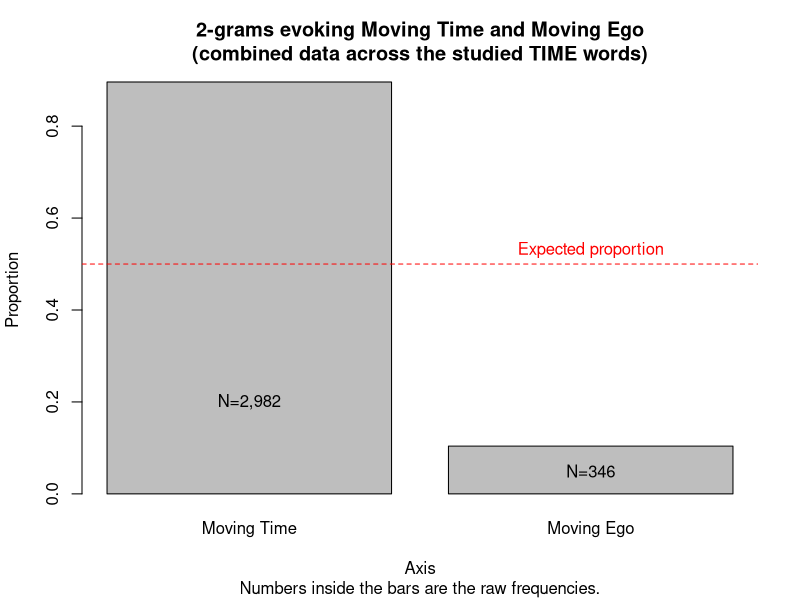
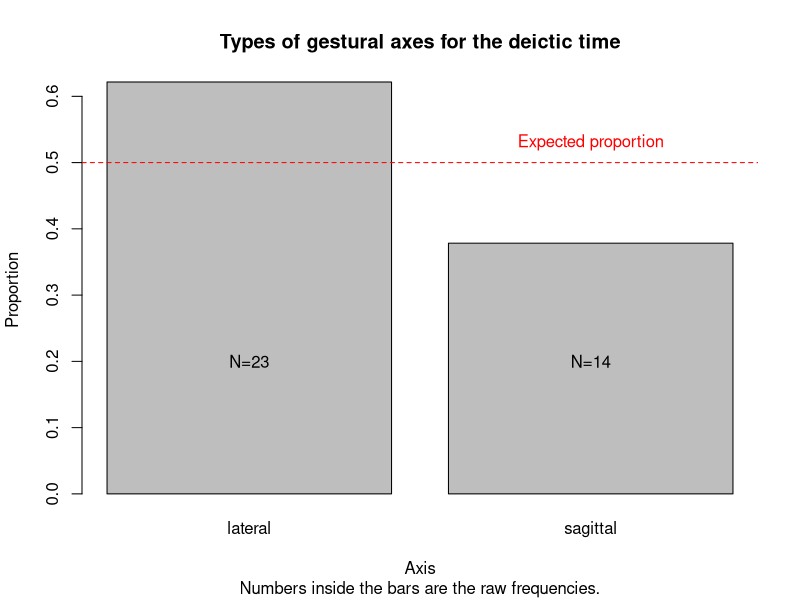
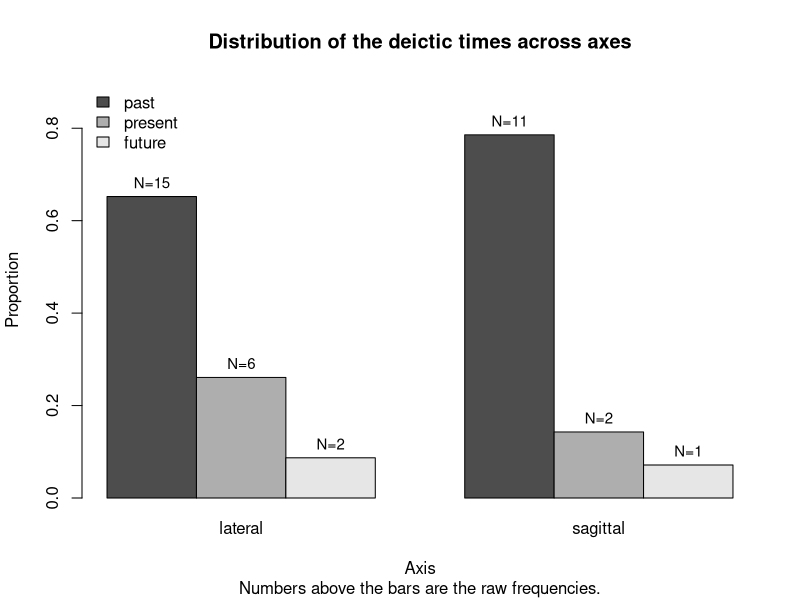
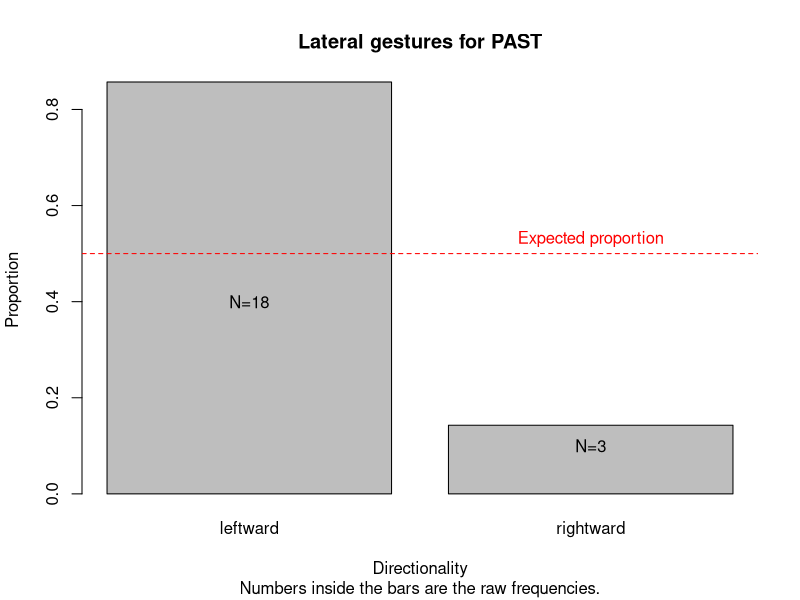

The R source for these figures, in order:
# library(corplingr) # see https://gederajeg.github.io/corplingr/
library(tidyverse) # see https://www.tidyverse.org/

# Casasanto et al's re-analysis (appearing in the INTRODUCTION of our paper) ========================

# If you have not installed corplingr, install it from github using the remotes package; uncomment the codes in lines 7, 8, and 9 below
# library(remotes)
# install_github("gederajeg/corplingr")
# library(corplingr)

# if you have not installed tidyverse, install it via: install.packages("tidyverse")

# generate concordance for "waktu panjang", "waktu banyak" (Casasanto et al 2004), and "banyak waktu" and "panjang waktu" from the corpus used in the paper (newscrawl 2016)
# mycorpus_filepath <- "/Users/Primahadi/Documents/Corpora/_corpusindo/Leipzig Corpora/ind_newscrawl_2016_1M-sentences.txt"
# mysearch_regexes <- "(?<!\\-)\\b(waktu (banyak|panjang)|(panjang|banyak) waktu)\\b(?!\\-)"
# durations <- concord_leipzig(leipzig_path = mycorpus_filepath,
#                              pattern = mysearch_regexes)
# 
# # save the output to be shared
# write_tsv(durations, file = "data/durations_conc.txt")

# load the concordance output
durations <- readr::read_tsv("data/durations_conc.txt")

# create tabulation of the search phrases/patterns
durations_count <- durations %>% 
  mutate(node = str_to_lower(node)) %>% # lower case the nodeword
  count(node) %>% 
  mutate(grouping_key = if_else(str_detect(node, "waktu$"), "1", "2"))

# compare proportion of "waktu banyak" vs. "waktu panjang"
prop1 <- durations_count %>% 
  filter(str_detect(node, "^waktu")) %>% 
  mutate(perc = n/sum(n) * 100)
prop1
prop1 %>% select(phrases = node, n, perc) %>% write_tsv(file = "data/duration_waktu-banyak_vs_waktu-panjang.txt")

# chisqtest for prop1
phrases_group1 <- prop1$n
names(phrases_group1) <- prop1$node
chisq.test(phrases_group1)
chisq.test(phrases_group1)$p.value < 0.001
chisq.test(phrases_group1)$residuals
chisq.test(phrases_group1)$stdres



# compare proportion of "banyak waktu" vs. "waktu panjang"
prop2 <- durations_count %>% 
  filter(node %in% c("banyak waktu", "waktu panjang")) %>% 
  mutate(perc = n/sum(n) * 100)
prop2
prop2 %>% select(phrases = node, n, perc) %>% write_tsv(file = "data/duration_banyak-waktu_vs_waktu-panjang.txt")

# chisqtest for prop2
phrases_group2 <- prop2$n
names(phrases_group2) <- prop2$node
chisq.test(phrases_group2)
chisq.test(phrases_group2)$p.value < 0.001
chisq.test(phrases_group2)$residuals
chisq.test(phrases_group2)$stdres



# compare proportion of "banyak waktu" vs. "waktu banyak"
prop3 <- durations_count %>% 
  filter(str_detect(node, "banyak")) %>% 
  mutate(perc = n/sum(n) * 100)
prop3
prop3 %>% select(phrases = node, n, perc) %>% write_tsv(file = "data/duration_banyak-waktu_vs_waktu-banyak.txt")

# chisqtest for prop3
phrases_group3 <- prop3$n
names(phrases_group3) <- prop3$node
chisq.test(phrases_group3)
chisq.test(phrases_group3)$p.value < 0.001
chisq.test(phrases_group3)$residuals
chisq.test(phrases_group3)$stdres



# google hits (13 Nov 2021)
## parameters:
### search pattern 1: "waktu banyak" site:.id -> about 91,400 hits (0.36 seconds)
### search pattern 2: "banyak waktu" site:.id -> about 885,000 hits (0.42 seconds)
### search pattern 3: "waktu panjang" site:.id -> about 147,000 hits (0.39 seconds)
### search pattern 4: "panjang waktu" site:.id -> about 25,800 hits (0.31 seconds)

gg_waktu_banyak <- 91400
gg_banyak_waktu <- 885000
gg_waktu_panjang <- 147000
gg_panjang_waktu <- 25800

# ratio "waktu banyak" to "banyak waktu" is 1 to 9.68
# so for every one occurrence of "waktu banyak", there are around 9.68 occurrences of "banyak waktu"
round(gg_banyak_waktu/gg_waktu_banyak, 2)

# ratio "waktu banyak" to "waktu panjang" is 1 to 1.61
# so for every one occurrence of "waktu banyak", there are around 1.61 occurrences of "waktu panjang"
round(gg_waktu_panjang/gg_waktu_banyak, 2)




# Data and Method section =================
temporal_terms <- readr::read_tsv(file = "data/freqlist_temporal_terms.txt")
filter(temporal_terms, match %in% c("masa", "waktu", "zaman"))

## n-gram snippet (Table 1)
df1 <- readr::read_tsv("data/masa_2grams.txt") %>% 
  filter(ngram %in% c("masa_mendatang", "pada_masa")) %>% 
  select(ngram, n)
df2 <- readr::read_tsv("data/waktu_3grams.txt") %>% 
  filter(ngram %in% c("beberapa_waktu_lalu", "dalam_waktu_dekat")) %>% 
  select(ngram, n)
df3 <- readr::read_tsv("data/zaman_4grams.txt") %>% 
  filter(ngram %in% c("seiring_dengan_perkembangan_zaman", 
                      "zaman_yang_semakin_maju")) %>% 
  select(ngram, n)
(df_all <- bind_rows(df1, df2, df3))




# Linguistic Data Analyses =================
my_corpus_path <- "/Users/Primahadi/Documents/Corpora/_corpusindo/Leipzig Corpora/ind_newscrawl_2016_1M-sentences.txt"

## check the frequency for some motion verbs with "masa" in the 2-gram database of "masa"
masa_2gr <- readr::read_tsv("data/masa_2grams.txt")
mot_verb_masa_2gr <- masa_2gr %>% 
  filter(str_detect(ngram, "(lewat|(?<!ter)masuk|datang|(?<!se)lalui?|eluar(?!ga)|pergi|jalan|lintas|[tn]inggalk?an)")) %>%
  mutate(across(where(is_character), ~str_replace_all(., "me-masuki", "memasuki")),
         across(where(is_character), ~str_replace_all(., "me-lewati", "melewati")),
         across(where(is_character), ~str_replace_all(., "men-datang", "mendatang")),
         across(where(is_character), ~str_replace_all(., "jalani-lah", "jalanilah")),
         across(where(is_character), ~str_replace_all(., "men-jalani", "menjalani")),
         across(where(is_character), ~str_replace_all(., "masa-masa", "masa"))) %>% # replace plural, reduplicated masa into singular
  group_by(ngram, w1, w2) %>% 
  summarise(n = sum(n), .groups = "drop") %>% 
  arrange(desc(n)) %>% 
  as.data.frame() %>% 
  # remove 'masa' referring to 'mass of people'
  filter(!ngram %in% c("masa_kemasukan", "masa_masukan", "masa_masuk"))
mot_verb_masa_2gr <- mot_verb_masa_2gr %>% 
  # remove other irrelevant pattern after checking the concordance of full sentences
  filter(ngram != "dimasukkan_masa", # corplingr::concord_leipzig(my_corpus_path, pattern = "\\b(?i)dimasukkan[^a-zA-Z-]+masa\\b")$node_sentences
         ngram != "masa_perjalanan", # corplingr::concord_leipzig(my_corpus_path, pattern = "\\b(?i)masa[^a-zA-Z-]+perjalanan\\b")$node_sentences
         ngram != "masa_menjalani", # corplingr::concord_leipzig(my_corpus_path, pattern = "\\b(?i)masa[^a-zA-Z-]+menjalani\\b")$node_sentences
         ngram != "jalan_masa", # corplingr::concord_leipzig(my_corpus_path, pattern = "\\b(?i)jalan[^a-zA-Z-]+masa\\b")$node_sentences
         ngram != "lalu_masa") # corplingr::concord_leipzig(my_corpus_path, pattern = "\\b(?i)lalu[^a-zA-Z-]+masa\\b")$node_sentences
moving_ego_masa_2gr_regex <- "(^(me)?masuki?|^(me)?lewat(i|kan)|jalan(i(lah)?|kan)|lalui|lintas|[tn]iggalkan)_masa$"
moving_time_masa_2gr <- mot_verb_masa_2gr %>% filter(!str_detect(ngram, moving_ego_masa_2gr_regex))
(moving_time_masa_2gr_freq <- unlist(rename(tally(moving_time_masa_2gr, n), moving_time = n)))
moving_ego_masa_2gr <- mot_verb_masa_2gr %>% filter(str_detect(ngram, moving_ego_masa_2gr_regex))
(moving_ego_masa_2gr_freq <- unlist(rename(tally(moving_ego_masa_2gr, n), moving_ego = n)))

## check the frequency for some motion verbs with "zaman" in the 2-gram database of "zaman"
zaman_2gr <- readr::read_tsv("data/zaman_2grams.txt")
mot_verb_zaman_2gr <- zaman_2gr %>% 
  filter(str_detect(ngram, "(lewat|(?<!ter)masuk|datang|(?<!se)lalui?|eluar(?!ga)|pergi|jalan|lintas|[tn]inggalk?an)")) %>% 
  as.data.frame()
(moving_time_zaman_2gr_freq <- unlist(rename(tally(filter(mot_verb_zaman_2gr, ngram %in% c("berjalannya_zaman", "datangnya_zaman", "ketinggalan_zaman", "ditinggalkan_zaman")), n), moving_time = n)))
(moving_ego_zaman_2gr_freq <- unlist(select(rename(filter(mot_verb_zaman_2gr, ngram %in% c("melewati_zaman")), moving_ego = n), moving_ego)))

## check the frequency for some motion verbs with "waktu" in the 2-gram database of "waktu"
waktu_2gr <- readr::read_tsv("data/waktu_2grams.txt")
mot_verb_waktu_2gr <- waktu_2gr %>% 
  filter(str_detect(ngram, "(lewat|(?<!ter)masuk|datang|(?<!se)lalui?|eluar(?!ga)|pergi|jalan|lintas|[tn]inggalk?an)")) %>% 
  as.data.frame() %>%
  mutate(across(where(is_character), ~str_replace_all(., "ber-jalannya", "berjalannya")),
         across(where(is_character), ~str_replace_all(., "berjalanannya_waktu", "berjalannya_waktu")))
moving_time_waktu_2gr <- filter(mot_verb_waktu_2gr, ngram %in% c("waktu_lalu", "berjalannya_waktu", "waktu_mendatang", "waktu_berjalan", "lewat_waktu", "waktu_berlalu", "berjalan_waktu", "masuknya_waktu", "jalannya_waktu"))
(moving_time_waktu_2gr_freq <- unlist(rename(tally(moving_time_waktu_2gr, n), moving_time = n)))
moving_ego_waktu_2gr <- filter(mot_verb_waktu_2gr, ngram %in% c("pelintas_waktu", "menjalani_waktu", "meninggalkan_waktu", "melewatkan_waktu", "waktu_terlewat", "melalui_waktu", "melewati_waktu", "memasuki_waktu", "kelewat_waktu", "masuk_waktu"))
(moving_ego_waktu_2gr_freq <- unlist(rename(tally(moving_ego_waktu_2gr, n), moving_ego = n)))

## combine MOVING TIME and MOVING EGO across words
(moving_ego_ALL_2gr_freq <- sum(c(moving_ego_masa_2gr_freq, moving_ego_zaman_2gr_freq, moving_ego_waktu_2gr_freq)))
(moving_time_ALL_2gr_freq <- sum(c(moving_time_masa_2gr_freq, moving_time_zaman_2gr_freq, moving_time_waktu_2gr_freq)))
(ego_rp_deictic_model <- c(moving_time = moving_time_ALL_2gr_freq, moving_ego = moving_ego_ALL_2gr_freq))

moving_ego_ALL_2gr <- bind_rows(moving_ego_masa_2gr, moving_ego_waktu_2gr, filter(mot_verb_zaman_2gr, ngram %in% c("melewati_zaman"))) %>% 
  mutate(lu = str_replace(ngram, "_?(waktu|masa|zaman)_?", ""))
moving_ego_ALL_2gr_lu <- moving_ego_ALL_2gr %>% 
  group_by(lu) %>% 
  summarise(n = sum(n), .groups = "drop") %>% 
  arrange(desc(n)) %>% 
  mutate(mapping = "moving_ego")
moving_ego_ALL_2gr_lu %>% slice_max(order_by = n, n = 5)

moving_time_ALL_2gr <- bind_rows(moving_time_masa_2gr, moving_time_waktu_2gr, filter(mot_verb_zaman_2gr, ngram %in% c("berjalannya_zaman", "datangnya_zaman", "ketinggalan_zaman", "ditinggalkan_zaman"))) %>% 
  mutate(lu = str_replace(ngram, "_?(waktu|masa|zaman)_?", ""))
moving_time_ALL_2gr %>% slice_max(order_by = n, n = 3)
moving_time_ALL_2gr_lu <- moving_time_ALL_2gr %>% 
  group_by(lu) %>% 
  summarise(n = sum(n), .groups = "drop") %>% 
  arrange(desc(n)) %>% 
  mutate(mapping = "moving_time")
ego_rp_deictic_model_df <- bind_rows(moving_time_ALL_2gr_lu, moving_ego_ALL_2gr_lu) %>% 
  group_by(mapping) %>% 
  mutate(perc_lu = n/sum(n) * 100)
ego_rp_deictic_model_df

## statistical test for the frequency of Moving Ego and Moving Time for Deictic time
prop.table(ego_rp_deictic_model)
chisq.test(ego_rp_deictic_model)
binom.test(ego_rp_deictic_model)

## visualisation of moving time and moving ego in linguistic analyses
png(filename = "figures/moving_ego_moving_time_plot-1.png", width = 6.8, height = 6, units = "in", res = 300)
ego_rp_bp <- barplot(prop.table(ego_rp_deictic_model), 
                      names.arg = c("Moving Time", "Moving Ego"), 
                      main = "2-grams evoking Moving Time and Moving Ego\n(combined data across the studied TIME words)", 
                      ylab = "Proportion",
                      xlab = "Axis",
                      sub = "Numbers inside the bars are the raw frequencies.")
text(ego_rp_bp, c(.2, .05), labels = paste("N=", prettyNum(ego_rp_deictic_model, big.mark = ","), sep = ""))
abline(h = 1/2, col = "red", lty = 2)
text(x = 1.9, y = 0.53, labels = "Expected proportion", col = "red")
dev.off()




# Gesture Data Analyses ==========================
## load the gesture annotation notes
gesture_notes <- readr::read_lines("data/temporal_gesture_annotation_notes.txt")

## prepare the data
sequential_lateral <- length(grep("sequential-lateral", gesture_notes))
sequential_sagittal <- length(grep("sequential-sagittal", gesture_notes))
sequential_gestures <- sum(sequential_lateral, sequential_sagittal) # see cell D63 in the Excel Sheet file

deictic_lateral_future <- length(grep("deictic-lateral-future", gesture_notes))
deictic_lateral_present <- length(grep("deictic-lateral-present", gesture_notes))
deictic_lateral_past <- length(grep("deictic-lateral-past", gesture_notes))
deictic_lateral_gestures <- sum(deictic_lateral_future, deictic_lateral_present, deictic_lateral_past) # see cell E52 in Excel Sheet file

deictic_sagittal_future <- length(grep("deictic-sagittal-future", gesture_notes))
deictic_sagittal_present <- length(grep("deictic-sagittal-present", gesture_notes))
deictic_sagittal_past <- length(grep("deictic-sagittal-past", gesture_notes))
deictic_sagittal_gestures <- sum(deictic_sagittal_future, deictic_sagittal_present, deictic_sagittal_past) # see cell E46 in Excel Sheet file

deictic_gestures <- c(lateral_gestures = deictic_lateral_gestures, 
                      sagittal_gestures = deictic_sagittal_gestures) 
deictic_gestures
sum(deictic_gestures)
round(prop.table(deictic_gestures), 2)

## graphical (barplot) representation (Figure 1 in the paper)
png(filename = "figures/deictic_gestures_plot-1.png", width = 6, height = 5.5, units = "in", res = 300)
deictic_bp <- barplot(prop.table(deictic_gestures), 
                      names.arg = gsub("_gestures", "", names(deictic_gestures)), 
                      main = "Types of gestural axes for the deictic time", 
                      ylab = "Proportion",
                      xlab = "Axis",
                      sub = "Numbers inside the bars are the raw frequencies.")
text(deictic_bp, .2, labels = paste("N=", deictic_gestures, sep = ""))
abline(h = 1/2, col = "red", lty = 2)
text(x = 1.9, y = 0.53, labels = "Expected proportion", col = "red")
dev.off()

## statistical, chi-square test for the comparison of sub-type of the deictic gestures
chisq.test(deictic_gestures)
chisq.test(deictic_gestures)$p.value
chisq.test(deictic_gestures)$p.value < 0.05 # not significant different from chance
binom.test(deictic_gestures[1], sum(deictic_gestures))$p.value # not significant different from chance (two-tailed)

## distribution of the axes across the element of deictic time (i.e. past, present, future)
# deictic_times_in_gestures <- c(past = 20, # cell H45 in Excel Sheet file
#                                present = 7, # cell I45 in Excel Sheet file
#                                future = 3) # cell J45 in Excel Sheet file
# sagittal <- c(past = 9, # cell H43 in Excel Sheet file
#               present = 1, # cell I43 in Excel Sheet file
#               future = 1) # cell J43 in Excel Sheet file
# lateral <- c(past = 11, # cell H44 in Excel Sheet file
#              present = 6, # cell I43 in Excel Sheet file
#              future = 2) # cell J43 in Excel Sheet file
# (deictic_across_axes <- t(rbind(lateral, sagittal)))
deictic_across_axes <- cbind(past = c(deictic_sagittal_past, deictic_lateral_past), 
                             present = c(deictic_sagittal_present, deictic_lateral_present), 
                             future = c(deictic_sagittal_future, deictic_lateral_future))
(rownames(deictic_across_axes) <- c("sagittal", "lateral"))
(deictic_across_axes <- t(deictic_across_axes)[, c(2, 1)])
prop.table(deictic_across_axes, 2)

## two-tailed fisher exact
(deictic_pfye <- round(fisher.test(deictic_across_axes)$p.value, 3))

## graphical (barplot) representation (Figure 2 in the paper)
png(filename = "figures/deictic_gestures_plot-2.png", width = 6.5, height = 5, units = "in", res = 300)
deictic_bp1 <- barplot(prop.table(deictic_across_axes, 2), 
                       beside = TRUE, 
                       legend.text = TRUE, 
                       args.legend = list(x = "topleft", bty = "n"), 
                       ylab = "Proportion",
                       xlab = "Axis",
                       ylim = c(0, .9),
                       sub = "Numbers above the bars are the raw frequencies.",
                       main = "Distribution of the deictic times across axes")
text(deictic_bp1, 
     prop.table(deictic_across_axes, 2)+.03, 
     labels = paste("N=", deictic_across_axes, sep = ""), 
     cex = .9)
dev.off()

## distribution of the deictic time in relation to the front-back vs. left-right axes
# axis <- c(rep("sagittal", 4), rep("lateral", 4))
# time <- c("past", "past", "future", "present", "present", "future", "past", "past")
# position <- c("behind", "front", "front", "centre", "centre", "right", "left", "right")
# n <- c(8, 1, 1, 1, 6, 2, 9, 2)
# (deictic_position <- data.frame(axis, time, position, n))
deictic_position_rgx <- "(sagittal|lateral)-(past|future|present)-(behind|front|centre|left|right)"
m <- stringr::str_extract_all(gesture_notes, deictic_position_rgx, simplify = TRUE)
m <- m[nzchar(m)]
m_df <- as.data.frame(table(m))
deictic_position <- m_df %>% 
  arrange(desc(m)) %>% 
  rename(search_pattern = m, n = Freq) %>% 
  extract(col = search_pattern, 
          into = c("axis", "time", "position"), 
          regex = "([^-]+)-([^-]+)-([^-]+)",
          remove = TRUE)
deictic_position

### Binomial for PAST IS BEHIND vs. PAST IS FRONT
(past_behind_front <- pull(filter(deictic_position, time == "past", axis == "sagittal"), n))
(names(past_behind_front) <- pull(filter(deictic_position, time == "past", axis == "sagittal"), position))
round(prop.table(past_behind_front), 2)
round(prop.table(past_behind_front)*100, 2)
chisq.test(past_behind_front)
chisq.test(past_behind_front)$p.value < 0.01
binom.test(past_behind_front)
binom.test(past_behind_front)$p.value < 0.05

### added from the gesture that talks about the PRESENT but before that moves their hands laterally.
past_left <- length(grep("\\<past-left\\/\\>", gesture_notes, perl = TRUE))
past_right <- length(grep("\\<past-right\\/\\>", gesture_notes, perl = TRUE))

### combine all past lateral gestures
past_left_all <- past_left + pull(filter(deictic_position, time == "past", position == "left"), n)
names(past_left_all) <- "leftward"
past_right_all <- past_right + pull(filter(deictic_position, time == "past", position == "right"), n)
names(past_right_all) <- "rightward"

c(past_left_all, past_right_all)
round(prop.table(c(past_left_all, past_right_all)), 2)

### two-tailed chi-square for goodness-of-fit for the distribution of past in left-vs-right axis
chisq.test(c(past_left_all, past_right_all))
chisq.test(c(past_left_all, past_right_all))$p.value < 0.01

### two-tailed binomial test for the distribution of past in left-vs-right axis
round(binom.test(past_left_all, sum(past_left_all, past_right_all))$p.value, 3)
round(binom.test(past_left_all, sum(past_left_all, past_right_all))$p.value, 3) < 0.01

### graphical (barplot) representation (Figure 3 in the paper)
lateral_past_data <- c(past_left_all, past_right_all)
(lateral_past_data_prop <- prop.table(lateral_past_data))

png(filename = "figures/deictic_gestures_plot-3.png", width = 6.5, height = 5, units = "in", res = 300)
lateral_past_bp <- barplot(height = lateral_past_data_prop,
                           ylab = "Proportion",
                           sub = "Numbers inside the bars are the raw frequencies.",
                           xlab = "Directionality",
                           main = "Lateral gestures for PAST")
text(lateral_past_bp, c(.4, .1), labels = paste("N=", lateral_past_data, sep = ""))
abline(h = 1/2, col = "red", lty = 2)
text(x = 1.9, y = 0.53, labels = "Expected proportion", col = "red")
dev.off()

## distribution of deictic vs. sequential
c(sum(deictic_gestures), sequential_gestures)
round(prop.table(c(sum(deictic_gestures), sequential_gestures)), 2)
binom.test(c(sum(deictic_gestures), sequential_gestures))$p.value
binom.test(c(sum(deictic_gestures), sequential_gestures))$p.value < 0.001
chisq.test(c(sum(deictic_gestures), sequential_gestures))
chisq.test(c(sum(deictic_gestures), sequential_gestures))$p.value < 0.001
